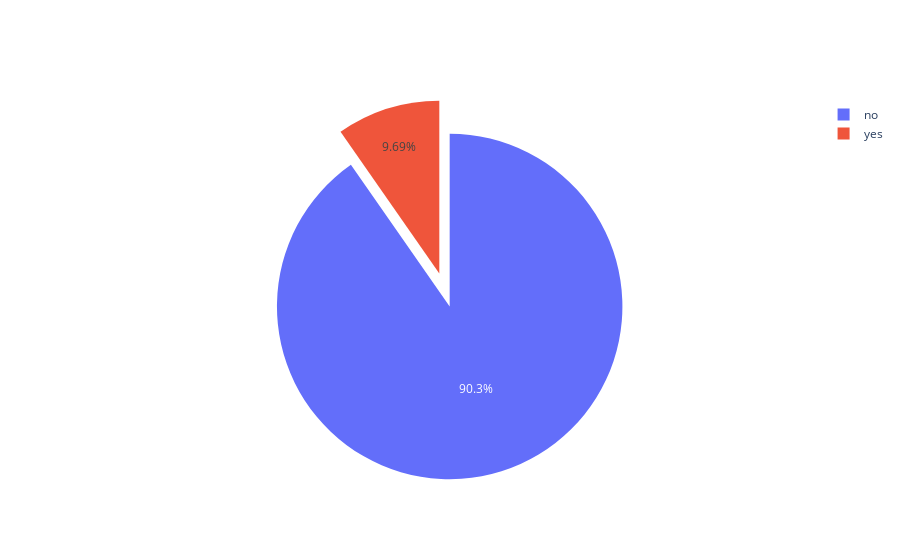

Notebook code cell kept with this figure:
### Code cell
labels = df['international_plan'].unique()
values = df['international_plan'].value_counts()

diagram = go.Figure(data=[go.Pie(labels = labels, values = values, pull = [0.1, 0.1, 0.1])])
diagram.show()

### Figure 1 — Plotly figure (JSON) as saved in the notebook; plotly's stock layout.template omitted (floating-point values rounded to 4 significant figures)
{"data": [{"labels": ["no", "yes"], "pull": [0.1, 0.1, 0.1], "type": "pie", "values": [3010, 323]}], "layout": {"autosize": true}}
